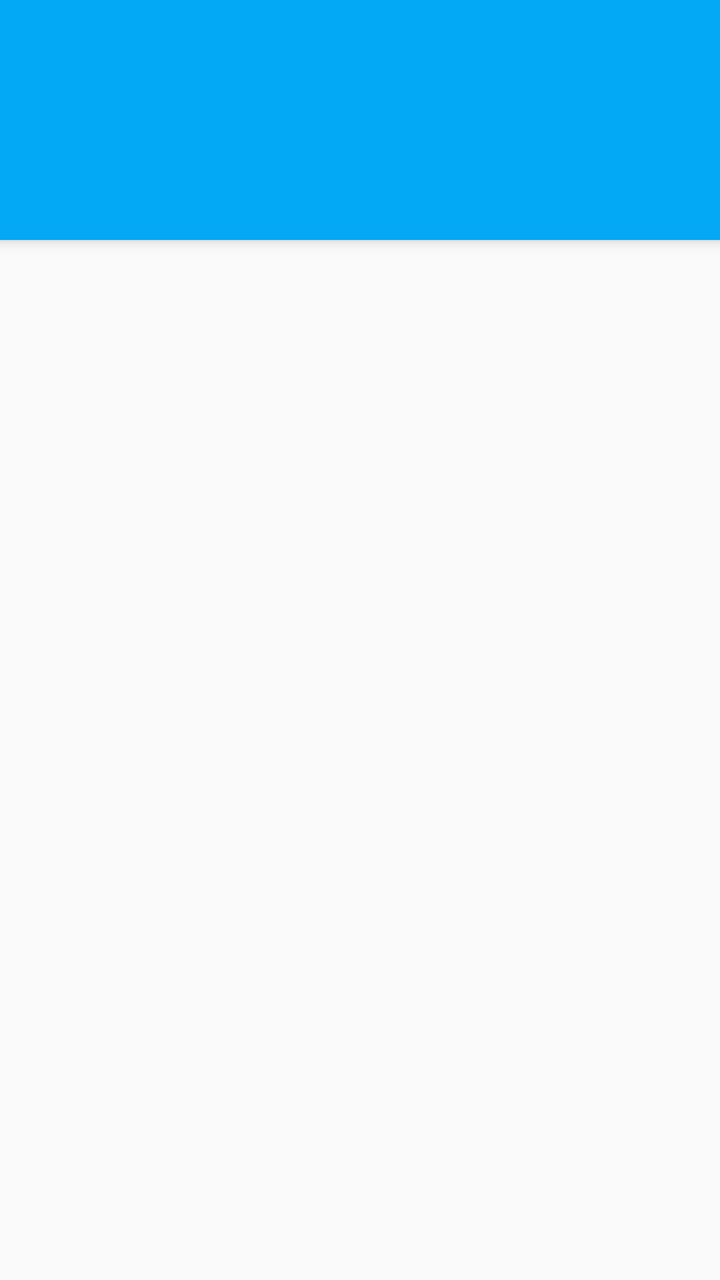
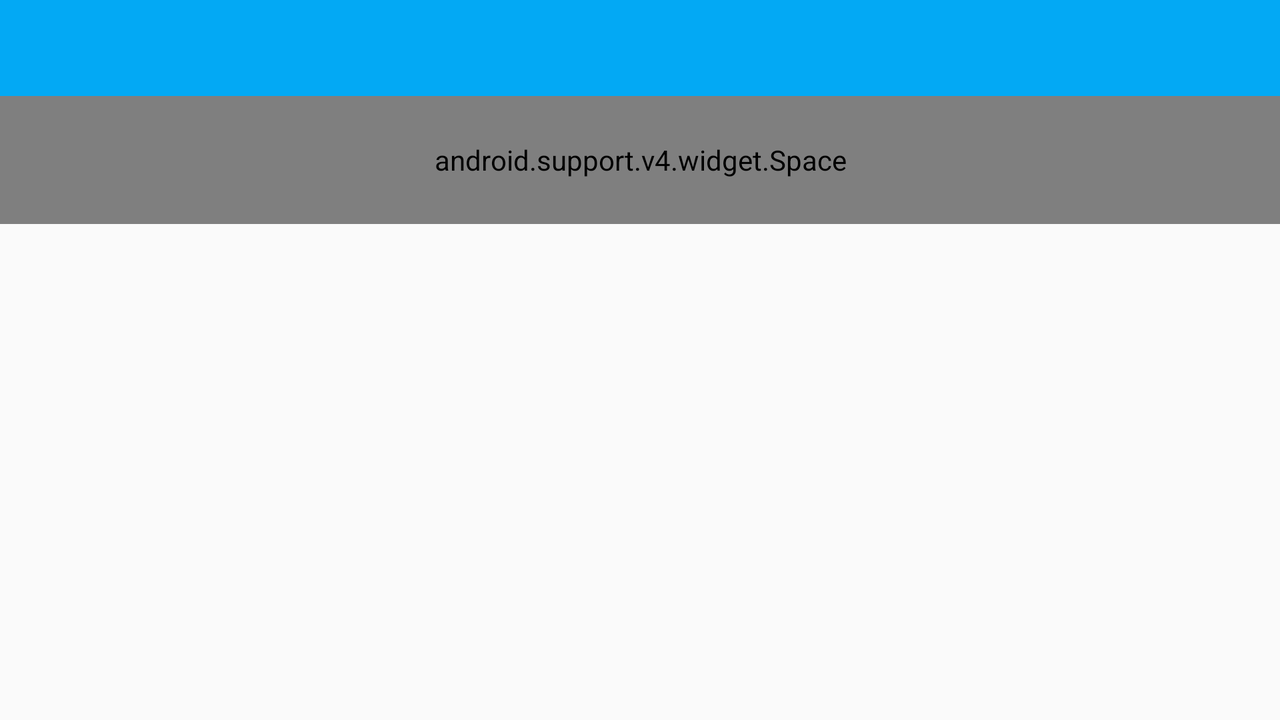

Two renders of one Android screen. The first uses the default layout on a phone; the second uses the alternative layout the repository ships for a different screen configuration, on a matching device. The two XML files are below.
<!-- AndroidManifest.xml: activity theme AppTheme.Main -->
<!-- res/layout/fragment_main.xml -->
<?xml version="1.0" encoding="utf-8"?>
<FrameLayout xmlns:android="http://schemas.android.com/apk/res/android"
    xmlns:app="http://schemas.android.com/apk/res-auto"
    android:layout_width="match_parent"
    android:layout_height="match_parent">

    <android.support.design.widget.CoordinatorLayout
        android:id="@+id/col"
        android:layout_width="match_parent"
        android:layout_height="match_parent">

        <android.support.design.widget.AppBarLayout
            android:id="@+id/appbar"
            android:layout_width="match_parent"
            android:layout_height="wrap_content"
            app:elevation="@dimen/design_appbar_elevation"
            app:theme="@style/ThemeOverlay.AppCompat.Dark.ActionBar">

            <android.support.v7.widget.Toolbar
                android:id="@+id/toolbar"
                android:layout_width="match_parent"
                android:layout_height="wrap_content"
                android:elevation="0dp"
                app:layout_scrollFlags="scroll|enterAlways"
                app:theme="@style/ThemeOverlay.AppCompat.Dark.ActionBar">

                <ImageView
                    android:layout_width="match_parent"
                    android:layout_height="?attr/listPreferredItemHeight"
                    android:layout_gravity="center"
                    android:layout_marginTop="?attr/actionBarSize"
                    android:contentDescription="@string/app_name"
                    android:scaleType="center"
                    android:src="@drawable/ic_logo" />
            </android.support.v7.widget.Toolbar>
        </android.support.design.widget.AppBarLayout>

        <android.support.v7.widget.RecyclerView
            android:id="@+id/recycler_forecast"
            android:layout_width="match_parent"
            android:layout_height="match_parent"
            app:layout_behavior="@string/appbar_scrolling_view_behavior" />

        
        <TextView
            android:id="@+id/recycler_forecast_empty"
            android:layout_width="match_parent"
            android:layout_height="wrap_content"
            android:gravity="center_horizontal"
            android:paddingBottom="@dimen/activity_vertical_margin"
            android:paddingEnd="@dimen/activity_horizontal_margin"
            android:paddingLeft="@dimen/activity_horizontal_margin"
            android:paddingRight="@dimen/activity_horizontal_margin"
            android:paddingStart="@dimen/activity_horizontal_margin"
            android:paddingTop="@dimen/emptyview_vertical_margin"
            android:text="@string/empty_forecast_no_weather"
            app:layout_anchor="@+id/recycler_forecast"
            app:layout_anchorGravity="fill" />

    </android.support.design.widget.CoordinatorLayout>
</FrameLayout>
<!-- resources referenced by this layout -->
<resources>
  <dimen name="activity_horizontal_margin">16dp</dimen>
  <dimen name="activity_vertical_margin">16dp</dimen>
  <string name="app_name">Sunshine</string>
  <string name="empty_forecast_no_weather">No weather information available.</string>
  <!-- from res/values-v21/ -->
  <style name="AppTheme.Main" parent="@style/AppTheme">
          <item name="android:windowContentTransitions">true</item>
      </style>
  <style name="AppTheme" parent="@style/Theme.AppCompat.Light.NoActionBar">
          <item name="colorPrimary">@color/primary</item>
          <item name="colorPrimaryDark">@color/primary_dark</item>
          <item name="colorAccent">@color/accent</item>
          <item name="toolbarStyle">@style/Toolbar</item>
      </style>
  <color name="primary">#03a9f4</color>
  <color name="primary_dark">#0288d1</color>
  <color name="accent">#ffd740</color>
  <style name="Toolbar" parent="Widget.AppCompat.Toolbar">
          <item name="android:background">?attr/colorPrimary</item>
          <item name="popupTheme">@style/Theme.AppCompat.Light</item>
      </style>
</resources>
<!-- res/layout-land/fragment_main.xml (the repository's variant of the layout above) -->
<!-- drawn on the phone turned sideways -->
<RelativeLayout xmlns:android="http://schemas.android.com/apk/res/android"
    xmlns:app="http://schemas.android.com/apk/res-auto"
    android:layout_width="match_parent"
    android:layout_height="match_parent">

    <include
        layout="@layout/fragment_main_base"
        android:layout_width="@dimen/landscape_forecast_view_width"
        android:layout_height="match_parent"
        android:layout_alignParentTop="true"
        android:layout_centerHorizontal="true" />

    <LinearLayout
        android:id="@+id/appbar"
        android:layout_width="match_parent"
        android:layout_height="wrap_content"
        android:layout_alignParentTop="true"
        android:background="?attr/colorPrimary"
        android:orientation="vertical">

        <android.support.v7.widget.Toolbar
            android:id="@+id/toolbar"
            android:layout_width="match_parent"
            android:layout_height="?attr/actionBarSize"
            android:elevation="0dp"
            app:popupTheme="@style/ThemeOverlay.AppCompat.Light"
            app:theme="@style/ThemeOverlay.AppCompat.Dark.ActionBar" />

        <android.support.v4.widget.Space
            android:layout_width="match_parent"
            android:layout_height="?attr/listPreferredItemHeight" />

    </LinearLayout>

</RelativeLayout>
<!-- res/layout/fragment_main_base.xml (included above) -->
<?xml version="1.0" encoding="utf-8"?>
<FrameLayout xmlns:android="http://schemas.android.com/apk/res/android"
    xmlns:tools="http://schemas.android.com/tools"
    android:layout_width="match_parent"
    android:layout_height="match_parent"
    android:elevation="@dimen/design_appbar_elevation"
    tools:context="com.example.android.sunshine.app.ForecastFragment">

    <android.support.v7.widget.RecyclerView
        android:id="@+id/recycler_forecast"
        style="@style/ForecastListStyle"
        android:layout_width="match_parent"
        android:layout_height="match_parent" />
    

    <TextView
        android:id="@+id/recycler_forecast_empty"
        android:layout_width="match_parent"
        android:layout_height="match_parent"
        android:gravity="center_horizontal"
        android:paddingBottom="@dimen/activity_vertical_margin"
        android:paddingEnd="@dimen/activity_horizontal_margin"
        android:paddingLeft="@dimen/activity_horizontal_margin"
        android:paddingRight="@dimen/activity_horizontal_margin"
        android:paddingStart="@dimen/activity_horizontal_margin"
        android:paddingTop="@dimen/activity_vertical_margin"
        android:text="@string/empty_forecast_no_weather"
        android:visibility="invisible" />

</FrameLayout>
<!-- resources referenced by the variant -->
<!-- as the phone turned sideways resolves them -->
<resources>
  <dimen name="activity_horizontal_margin">16dp</dimen>
  <dimen name="activity_vertical_margin">16dp</dimen>
  <string name="empty_forecast_no_weather">No weather information available.</string>
  <style name="ForecastListStyle">
          
      </style>
  <!-- from res/values-v21/ -->
  <style name="AppTheme.Main" parent="@style/AppTheme">
          <item name="android:windowContentTransitions">true</item>
      </style>
  <style name="AppTheme" parent="@style/Theme.AppCompat.Light.NoActionBar">
          <item name="colorPrimary">@color/primary</item>
          <item name="colorPrimaryDark">@color/primary_dark</item>
          <item name="colorAccent">@color/accent</item>
          <item name="toolbarStyle">@style/Toolbar</item>
      </style>
  <color name="primary">#03a9f4</color>
  <color name="primary_dark">#0288d1</color>
  <color name="accent">#ffd740</color>
  <style name="Toolbar" parent="Widget.AppCompat.Toolbar">
          <item name="android:background">?attr/colorPrimary</item>
          <item name="popupTheme">@style/Theme.AppCompat.Light</item>
      </style>
</resources>
